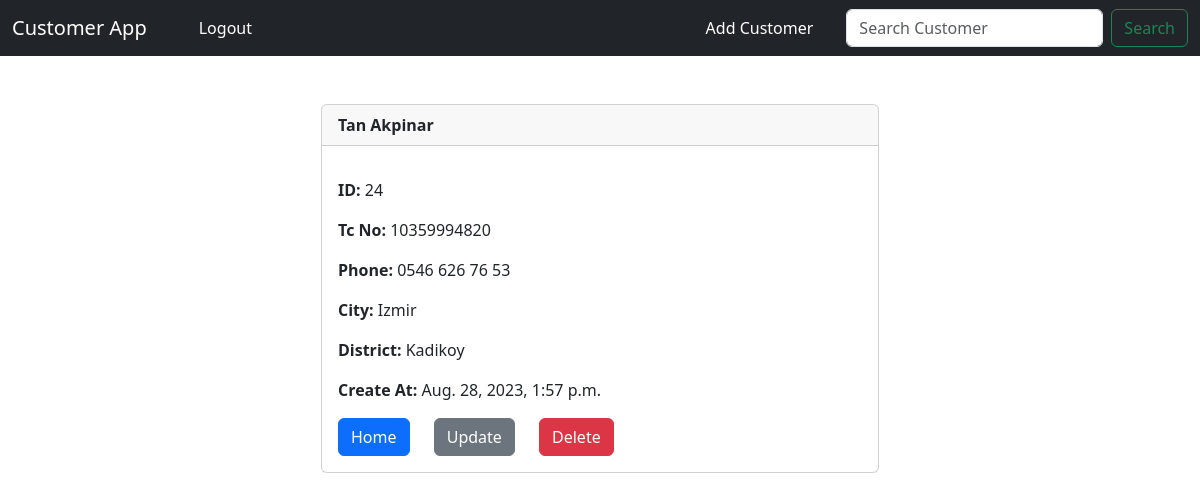
/customer/24 (signed in), run on the app's committed database.
### crm/models.py (models this page shows, shortened)
class Customer(models.Model):
    created_at = models.DateTimeField(auto_now_add=True)
    tc_no = models.IntegerField(editable=True, validators=[
        RegexValidator(
            r'^[1-9]{1}[0-9]{9}[02468]{1}$',
            message="Invalid Tc No ",
            code="invalid_number"
            )
        ], unique=True)
    first_name = models.CharField(max_length=50, editable=True)
    last_name =  models.CharField(max_length=50, editable=True)
    phone = models.CharField(max_length=15, editable=True)
    city =  models.CharField(max_length=50, editable=True)
    district =  models.CharField(max_length=50, editable=True)

### crm/views.py (the view)
# urls.py: path("customer/<int:pk>", views.customer_record, name="customer"),
def customer_record(request, pk):
    if request.user.is_authenticated:
        customer_record = Customer.objects.get(id=pk)
        return render(request, 'customer.html', {'customer_record':customer_record})
    else :
        messages.success(request, "You must be logged in to view that page!!!")
        return redirect('home')

### crm/templates/customer.html (shortened to what this page needs)
{% extends 'base.html' %}
{% block content %}
<div class="col-md-6 offset-md-3">
<div class="card">
    <div class="card-header"><strong>
          {{ customer_record.first_name }}
          {{ customer_record.last_name }}</strong>
    </div>
    <div class="card-body">
        <p class="card-text">
        <p class="card-text">
            <strong>ID: </strong>{{ customer_record.id }}</p>
        </p>
        <p class="card-text">
            <strong>Tc No: </strong>{{ customer_record.tc_no }}
        </p>
        <p class="card-text">
        <strong>Phone: </strong>{{ customer_record.phone }}
        </p>
        <p class="card-text">
        <strong>City: </strong>{{ customer_record.city }}</p>
        <p class="card-text">
        <strong>District: </strong>{{ customer_record.district }}</p>
        <p class="card-text">
        <strong>Create At: </strong>{{ customer_record.created_at }}</p>
        <a href="{% url 'home' %}" class="btn btn-primary">Home</a>
        <a href="{% url 'update_customer' customer_record.id %}" class="btn btn-secondary" style="margin-inline: 20px;">Update</a>
        <a href="{% url 'delete_customer' customer_record.id %}" class="btn btn-danger">Delete</a>
    </div>
</div>
</div>
{% endblock content %}

### data on the page
Customer: first_name "Tan", last_name "Akpinar", id "24", tc_no "10359994820", phone "0546 626 76 53", city "Izmir", district "Kadikoy", created_at "Aug. 28, 2023, 1:57 p.m."
